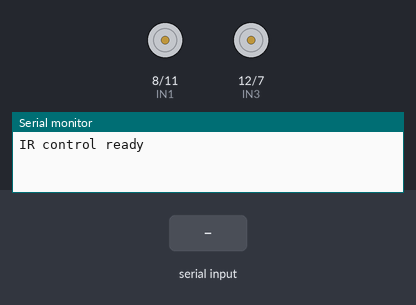
A sketch run on a simulated Arduino Uno, built with avr-gcc and run on an emulated ATmega328P. Shown: motor-driver pin pairs drawn as motors (green arrow = first pin HIGH = forward, orange = second pin HIGH = backward, longer = more drive, scaled by the enable pin), the last lines printed to the serial monitor. The test bench sets the inputs (shaded band).

Above: at 1.2 s.
1.3 s: "F\n" received over Serial
At 2.5 s:
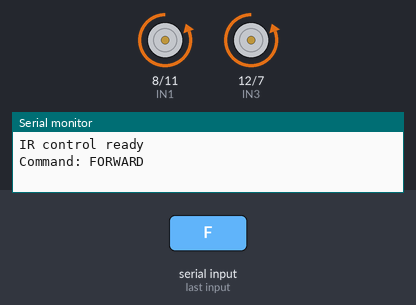
2.8 s: "B\n" received over Serial
At 3.7 s:
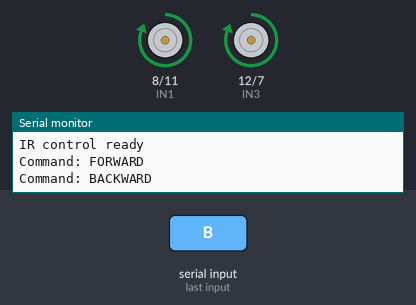
4.3 s: "L\n" received over Serial
At 4.9 s:
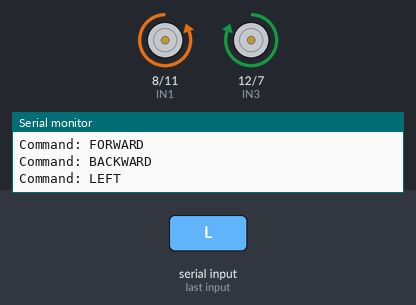
5.8 s: "R\n" received over Serial
At 7.2 s:
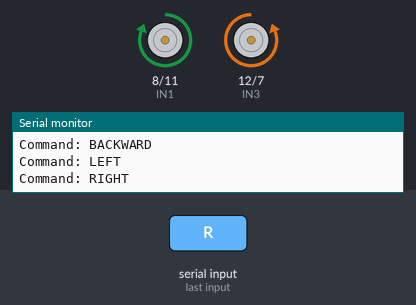
Timing chart, 0 to 8.3 s (numbered marks = the images above; inputs shaded):
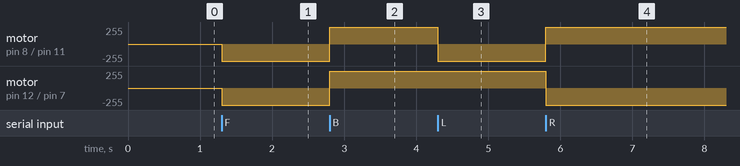

The sketch:

tank_ir_control.ino
```cpp
#include <IRremote.hpp>

// Pin definitions for L298N motor driver
const int ENA = 10;   // Enable pin for motor A
const int IN3 = 12;   // Control pin 1 for motor A
const int IN4 = 7;   // Control pin 2 for motor A
const int ENB = 9; // Enable pin for motor B
const int IN1 = 8;  // Control pin 1 for motor B
const int IN2 = 11;  // Control pin 2 for motor B

// IR receiver pin
const int IR_PIN = 3;

// Motor speed (0-255)
int motorSpeed = 255;

// IR codes (replace with codes from your own remote)
#define IR_FORWARD  0x4233
#define IR_BACKWARD 0x4232
#define IR_LEFT     0x4234
#define IR_RIGHT    0x4235
#define IR_STOP     0x425C
#define IR_MODE		0x4247
void setup() {
  Serial.begin(115200);
  pinMode(ENA, OUTPUT);
  pinMode(IN1, OUTPUT);
  pinMode(IN2, OUTPUT);
  pinMode(ENB, OUTPUT);
  pinMode(IN3, OUTPUT);
  pinMode(IN4, OUTPUT);

  IrReceiver.begin(IR_PIN, ENABLE_LED_FEEDBACK);
  Serial.println(F("IR control ready"));
}

void loop() {
  if (Serial.available()) {
    String command = Serial.readStringUntil('\n');
    command.trim();
    handleCommand(command);
  }

  if (IrReceiver.decode()) {
    uint32_t code = IrReceiver.decodedIRData.decodedRawData;
    Serial.print(F("Received code: 0x"));
    Serial.println(code, HEX);

    switch (code) {
      case IR_FORWARD:
        Serial.println(F("Command: FORWARD"));
        moveForward();
        break;
      case IR_BACKWARD:
        Serial.println(F("Command: BACKWARD"));
        moveBackward();
        break;
      case IR_LEFT:
        Serial.println(F("Command: LEFT"));
        turnLeft();
        break;
      case IR_RIGHT:
        Serial.println(F("Command: RIGHT"));
        turnRight();
        break;
      case IR_STOP:
        Serial.println(F("Command: STOP"));
        stopMotors();
        break;

    }

    IrReceiver.resume(); // Receive the next value
  }
}

void handleCommand(const String &command) {
  if (command == "F") {
    Serial.println(F("Command: FORWARD"));
    moveForward();
  } else if (command == "B") {
    Serial.println(F("Command: BACKWARD"));
    moveBackward();
  } else if (command == "L") {
    Serial.println(F("Command: LEFT"));
    turnLeft();
  } else if (command == "R") {
    Serial.println(F("Command: RIGHT"));
    turnRight();
  } else if (command == "S") {
    Serial.println(F("Command: STOP"));
    stopMotors();
  } else if (command.startsWith("V")) {
    int spd = command.substring(1).toInt();
    motorSpeed = constrain(spd, 0, 255);
    Serial.print(F("Speed set to "));
    Serial.println(motorSpeed);
  }
}

void moveBackward() {
  analogWrite(ENA, motorSpeed);
  analogWrite(ENB, motorSpeed);
  digitalWrite(IN1, HIGH);
  digitalWrite(IN2, LOW);
  digitalWrite(IN3, HIGH);
  digitalWrite(IN4, LOW);
}

void moveForward() {
  analogWrite(ENA, motorSpeed);
  analogWrite(ENB, motorSpeed);
  digitalWrite(IN1, LOW);
  digitalWrite(IN2, HIGH);
  digitalWrite(IN3, LOW);
  digitalWrite(IN4, HIGH);
}

void turnLeft() {
  analogWrite(ENA, motorSpeed);
  analogWrite(ENB, motorSpeed);
  digitalWrite(IN1, LOW);
  digitalWrite(IN2, HIGH);
  digitalWrite(IN3, HIGH);
  digitalWrite(IN4, LOW);
}

void turnRight() {
  analogWrite(ENA, motorSpeed);
  analogWrite(ENB, motorSpeed);
  digitalWrite(IN1, HIGH);
  digitalWrite(IN2, LOW);
  digitalWrite(IN3, LOW);
  digitalWrite(IN4, HIGH);
}

void stopMotors() {
  analogWrite(ENA, 0);
  analogWrite(ENB, 0);
  digitalWrite(IN1, LOW);
  digitalWrite(IN2, LOW);
  digitalWrite(IN3, LOW);
  digitalWrite(IN4, LOW);
}
```

Measured:
- after the input at 1.3 s, motor on pin 8 (IN1) / pin 11 (IN2), motor on pin 12 (IN3) / pin 7 (IN4): stopped → backward 255/255 at once
- after the input at 2.8 s, motor on pin 8 (IN1) / pin 11 (IN2), motor on pin 12 (IN3) / pin 7 (IN4): backward 255/255 → forward 255/255 at once
- after the input at 4.3 s, motor on pin 8 (IN1) / pin 11 (IN2): forward 255/255 → backward 255/255 at once
- after the input at 5.8 s, motor on pin 8 (IN1) / pin 11 (IN2): backward 255/255 → forward 255/255 at once; motor on pin 12 (IN3) / pin 7 (IN4): forward 255/255 → backward 255/255 at once
